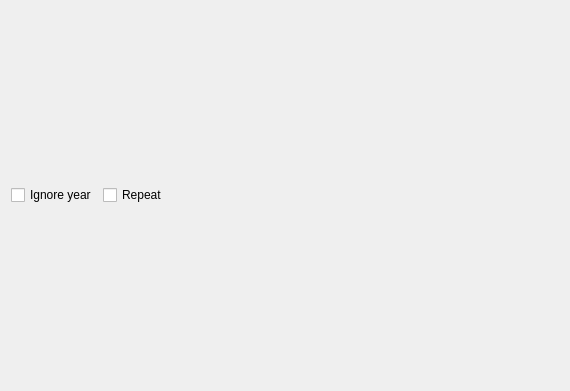
<?xml version="1.0" encoding="utf-8"?>
<!--
######################################################################################################################
# Copyright (C) 2017 - 2019 Spine project consortium
# This file is part of Spine Toolbox.
# Spine Toolbox is free software: you can redistribute it and\/or modify it under the terms of the GNU Lesser General
# Public License as published by the Free Software Foundation, either version 3 of the License, or (at your option)
# any later version. This program is distributed in the hope that it will be useful, but WITHOUT ANY WARRANTY;
# without even the implied warranty of MERCHANTABILITY or FITNESS FOR A PARTICULAR PURPOSE. See the GNU Lesser General
# Public License for more details. You should have received a copy of the GNU Lesser General Public License along with
# this program. If not, see <http:\/\/www.gnu.org\/licenses\/>.
######################################################################################################################
-->
<ui version="4.0">
 <class>TimeSeriesVariableResolutionEditor</class>
 <widget class="QWidget" name="TimeSeriesVariableResolutionEditor">
  <property name="geometry">
   <rect>
    <x>0</x>
    <y>0</y>
    <width>570</width>
    <height>391</height>
   </rect>
  </property>
  <property name="windowTitle">
   <string>Form</string>
  </property>
  <layout class="QVBoxLayout" name="verticalLayout_2">
   <item>
    <widget class="QSplitter" name="splitter">
     <property name="orientation">
      <enum>Qt::Horizontal</enum>
     </property>
     <widget class="QWidget" name="verticalLayoutWidget">
      <layout class="QVBoxLayout" name="left_layout">
       <item>
        <layout class="QHBoxLayout" name="horizontalLayout_2">
         <item>
          <widget class="QCheckBox" name="ignore_year_check_box">
           <property name="text">
            <string>Ignore year</string>
           </property>
          </widget>
         </item>
         <item>
          <widget class="QCheckBox" name="repeat_check_box">
           <property name="text">
            <string>Repeat</string>
           </property>
          </widget>
         </item>
         <item>
          <spacer name="horizontalSpacer_3">
           <property name="orientation">
            <enum>Qt::Horizontal</enum>
           </property>
           <property name="sizeHint" stdset="0">
            <size>
             <width>40</width>
             <height>20</height>
            </size>
           </property>
          </spacer>
         </item>
        </layout>
       </item>
      </layout>
     </widget>
    </widget>
   </item>
  </layout>
 </widget>
 <resources/>
 <connections/>
</ui>
